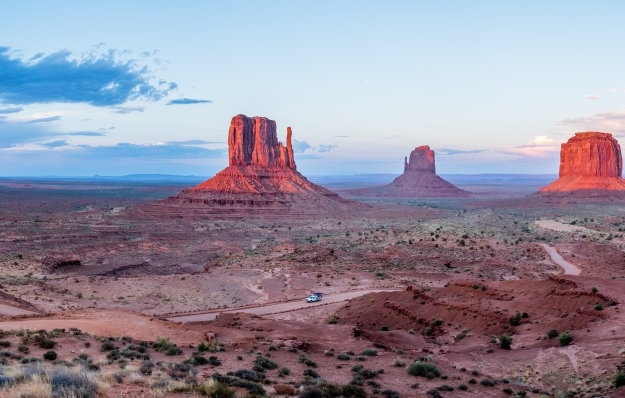
#> input picture original_images/src_left.jpg, 1250 x 796 px, found by its file name (shown at 1/2 size)
$ python stitch_orb_flann_lsh.py
#> lines starting #> are read from the running program, lines starting #| are printed output that depends on the picture; after the words box and inside, x2 and y2 are one past the last pixel; in counts of white or black regions, pixels touching at a corner belong together
"""
Panorama Stitching using ORB Feature Detection and FLANN-based Matching with LSH
=================================================================================
This script stitches two images (src_left.jpg and src_right.jpg) into a panorama
using ORB feature detection, FLANN matching with LSH (Locality-Sensitive Hashing)
for binary descriptors, and homography-based warping.

KEY DIFFERENCE from BF version: Uses FLANN with LSH index instead of Brute-Force
matcher. FLANN is faster for large descriptor sets due to approximate nearest
neighbor search using hashing.
"""

import cv2
import numpy as np
import os
import sys


def detect_orb(image, nfeatures=4000):
    """
    Detect and compute ORB features from an image.
    (Same as BF version - no changes)

    Args:
        image: Input image (grayscale or BGR)
        nfeatures: Maximum number of features to detect (default: 4000)

    Returns:
        kp: List of keypoints
        des: Descriptor array (None if no features found)
    """
    orb = cv2.ORB_create(nfeatures=nfeatures)
    kp, des = orb.detectAndCompute(image, None)

    if des is None:
        print(f"Warning: No features detected in image")
        return kp, None

    # Ensure descriptors are uint8 (required for FLANN LSH)
    # ORB already returns uint8, but we assert/cast to be safe
    if des.dtype != np.uint8:
        print(f"Warning: Descriptors are {des.dtype}, converting to uint8")
        des = des.astype(np.uint8)

    return kp, des


def match_flann_lsh(des_left, des_right, ratio_threshold=0.75, min_matches=10):
    """
    Match descriptors using FLANN matcher with LSH (Locality-Sensitive Hashing).

    KEY CHANGE from BF version: Uses cv2.FlannBasedMatcher with LSH index params
    instead of cv2.BFMatcher. FLANN uses approximate nearest neighbor search,
    which is faster for large descriptor sets.

    Args:
        des_left: Descriptors from left image (must be uint8)
        des_right: Descriptors from right image (must be uint8)
        ratio_threshold: Lowe's ratio test threshold (default: 0.75)
        min_matches: Minimum number of matches required (default: 10)

    Returns:
        good_matches: List of good matches (DMatch objects) after ratio test
    """
    # Ensure descriptors are uint8 (required for FLANN LSH)
    if des_left.dtype != np.uint8:
        des_left = des_left.astype(np.uint8)
    if des_right.dtype != np.uint8:
        des_right = des_right.astype(np.uint8)

    # FLANN parameters for ORB binary descriptors (LSH index)
    # FLANN_INDEX_LSH = 6 for binary descriptors like ORB
    FLANN_INDEX_LSH = 6
    index_params = dict(
        algorithm=FLANN_INDEX_LSH,
        table_number=12,      # Number of hash tables (typical range: 6-20)
        key_size=20,          # Size of hash key (typical range: 10-30)
        multi_probe_level=2   # Multi-probe level for better accuracy (range: 1-2)
    )
    search_params = dict(checks=50)  # Number of times tree is traversed (higher = more accurate but slower)

    # Initialize FLANN matcher with LSH parameters
    flann = cv2.FlannBasedMatcher(index_params, search_params)

    try:
        # Use knnMatch with k=2 for Lowe's ratio test
        knn_matches = flann.knnMatch(des_left, des_right, k=2)

        # Apply Lowe's ratio test to filter good matches
        good_matches = []
        for match_pair in knn_matches:
            if len(match_pair) == 2:
                m, n = match_pair
                # Keep match if distance is significantly smaller than second best
                if m.distance < ratio_threshold * n.distance:
                    good_matches.append(m)

        # If we have enough matches, return them
        if len(good_matches) >= min_matches:
            print(f"Found {len(good_matches)} good matches using FLANN (LSH) + ratio test (threshold={ratio_threshold})")
            return good_matches

        print(f"Only {len(good_matches)} matches found with ratio={ratio_threshold}. Trying relaxed threshold...")

        # Fallback: Try slightly higher ratio threshold (0.8-0.85) if too few matches
        if ratio_threshold < 0.85:
            relaxed_threshold = min(0.85, ratio_threshold + 0.05)
            good_matches = []
            for match_pair in knn_matches:
                if len(match_pair) == 2:
                    m, n = match_pair
                    if m.distance < relaxed_threshold * n.distance:
                        good_matches.append(m)

            if len(good_matches) >= min_matches:
                print(f"Found {len(good_matches)} matches using relaxed ratio threshold={relaxed_threshold}")
                return good_matches

        # If still too few, try increasing search checks
        if len(good_matches) < min_matches:
            print(f"Still only {len(good_matches)} matches. Trying increased search checks...")
            search_params_increased = dict(checks=100)  # Increase from 50 to 100
            flann_increased = cv2.FlannBasedMatcher(index_params, search_params_increased)
            knn_matches = flann_increased.knnMatch(des_left, des_right, k=2)

            good_matches = []
            for match_pair in knn_matches:
                if len(match_pair) == 2:
                    m, n = match_pair
                    if m.distance < ratio_threshold * n.distance:
                        good_matches.append(m)

            print(f"After increased checks: Found {len(good_matches)} matches")
            return good_matches

    except cv2.error as e:
        print(f"FLANN matching failed: {e}")
        raise

    return good_matches


def compute_homography(kp_left, kp_right, matches, ransac_threshold=5.0):
    """
    Compute homography matrix using RANSAC.
    (Same as BF version - no changes)

    Args:
        kp_left: Keypoints from left image
        kp_right: Keypoints from right image
        matches: List of good matches
        ransac_threshold: RANSAC reprojection threshold (default: 5.0 pixels)

    Returns:
        H: Homography matrix (3x3) or None if failed
        mask: Inlier mask (1D array where 1 indicates inlier)
        inlier_count: Number of inliers
    """
    if len(matches) < 4:
        print(f"Error: Need at least 4 matches to compute homography, got {len(matches)}")
        return None, None, 0

    # Extract matching points from keypoints using match indices
    left_pts = np.float32([kp_left[m.queryIdx].pt for m in matches]).reshape(-1, 1, 2)
    right_pts = np.float32([kp_right[m.trainIdx].pt for m in matches]).reshape(-1, 1, 2)

    # Compute homography using RANSAC for robust estimation
    # Maps right_pts -> left_pts (warping right image to left image's frame)
    H, mask = cv2.findHomography(
        right_pts, left_pts,
        cv2.RANSAC,
        ransac_threshold
    )

    if H is None:
        print("Error: Homography computation failed")
        return None, None, 0

    inlier_count = np.sum(mask)
    print(f"Homography computed with {inlier_count}/{len(matches)} inliers (RANSAC threshold={ransac_threshold})")

    # Validate homography quality
    if inlier_count < 10:
        print(f"Warning: Very few inliers ({inlier_count}). Homography may be unreliable.")

    return H, mask, inlier_count


def warp_and_compose(left, right, H, blend=True):
    """
    Warp the right image and compose with the left image.
    (Same as BF version - no changes)

    Args:
        left: Left image
        right: Right image
        H: Homography matrix (3x3) mapping right -> left
        blend: Whether to apply feathering blend in overlap region

    Returns:
        result: Stitched panorama image
    """
    h_left, w_left = left.shape[:2]
    h_right, w_right = right.shape[:2]

    # Calculate canvas size: width = left.width + right.width, height = max of heights
    canvas_w = w_left + w_right
    canvas_h = max(h_left, h_right)

    # Warp the right image into the left image's frame using homography
    warped_right = cv2.warpPerspective(right, H, (canvas_w, canvas_h))

    # Create result canvas - start with warped right image
    result = warped_right.copy()

    # Create mask for left image region
    left_mask = np.zeros((canvas_h, canvas_w), dtype=np.uint8)
    left_mask[0:h_left, 0:w_left] = 255

    # Create mask for warped right image (non-black pixels)
    warped_gray = cv2.cvtColor(warped_right, cv2.COLOR_BGR2GRAY) if len(warped_right.shape) == 3 else warped_right
    warped_mask = (warped_gray > 10).astype(np.uint8) * 255  # Threshold to ignore near-black

    # Find overlap region where both images have content
    overlap = cv2.bitwise_and(left_mask, warped_mask)

    if blend and np.any(overlap):
        # Simple blending: equal weights (50/50) in overlap region
        result_float = result.astype(np.float32)
        left_padded = np.zeros((canvas_h, canvas_w, 3), dtype=np.float32)
        left_padded[0:h_left, 0:w_left] = left.astype(np.float32)

        # Blend only in overlap region
        overlap_mask_3d = overlap[:, :, np.newaxis] / 255.0
        result_float = result_float * (1 - overlap_mask_3d * 0.5) + left_padded * (overlap_mask_3d * 0.5)

        # Non-overlap regions: left image takes precedence in its region
        non_overlap_left = cv2.bitwise_and(left_mask, cv2.bitwise_not(overlap))
        non_overlap_mask_3d = non_overlap_left[:, :, np.newaxis] / 255.0
        result_float = result_float * (1 - non_overlap_mask_3d) + left_padded * non_overlap_mask_3d

        result = result_float.astype(np.uint8)
    else:
        # No blending: simple paste (left image takes precedence in its region)
        result[0:h_left, 0:w_left] = left

    return result


def auto_crop(image):
    """
    Automatically crop black borders from the stitched image.
    (Same as BF version - no changes)

    Finds the bounding box of non-black pixels and crops to that region.

    Args:
        image: Input image with potential black borders

    Returns:
        cropped: Cropped image with black borders removed
    """
    # Convert to grayscale if needed
    if len(image.shape) == 3:
        gray = cv2.cvtColor(image, cv2.COLOR_BGR2GRAY)
    else:
        gray = image.copy()

    # Find non-black pixels (threshold > 10 to account for near-black pixels)
    non_black = np.where(gray > 10)

    if len(non_black[0]) == 0:
        print("Warning: Image appears to be all black, returning original")
        return image

    # Get bounding box of non-black region
    y_min, y_max = non_black[0].min(), non_black[0].max()
    x_min, x_max = non_black[1].min(), non_black[1].max()

    # Crop with small padding to avoid cutting off edges
    padding = 5
    y_min = max(0, y_min - padding)
    y_max = min(image.shape[0], y_max + padding)
    x_min = max(0, x_min - padding)
    x_max = min(image.shape[1], x_max + padding)

    cropped = image[y_min:y_max, x_min:x_max]

    print(f"Auto-cropped: ({x_min}, {y_min}) to ({x_max}, {y_max})")
    return cropped


def draw_keypoints(image, keypoints):
    """
    Draw keypoints on an image for visualization.
    (Same as BF version - no changes)

    Args:
        image: Input image
        keypoints: List of keypoints

    Returns:
        vis: Visualization image with keypoints drawn
    """
    vis = cv2.drawKeypoints(
        image, keypoints, None,
        color=(0, 255, 0),
        flags=cv2.DRAW_MATCHES_FLAGS_DRAW_RICH_KEYPOINTS
    )
    return vis


def draw_matches(left, kp_left, right, kp_right, matches, max_matches=50):
    """
    Draw matches between two images for visualization.
    (Same as BF version - no changes)

    Args:
        left: Left image
        kp_left: Left keypoints
        right: Right image
        kp_right: Right keypoints
        matches: List of matches (DMatch objects)
        max_matches: Maximum number of matches to draw (default: 50)

    Returns:
        vis: Visualization image with matches drawn
    """
    # Draw top N matches
    matches_to_draw = matches[:min(len(matches), max_matches)]

    vis = cv2.drawMatches(
        left, kp_left,
        right, kp_right,
        matches_to_draw,
        None,
        flags=cv2.DrawMatchesFlags_NOT_DRAW_SINGLE_POINTS
    )
    return vis


def save_visualizations(left, right, kp_left, kp_right, matches, warped, result, cropped):
    """
    Save intermediate and final results as separate PNG files.
    (Same as BF version - saves as separate PNGs instead of matplotlib figure)

    Args:
        left: Left input image
        right: Right input image
        kp_left: Left keypoints
        kp_right: Right keypoints
        matches: Good matches
        warped: Warped right image
        result: Stitched result before cropping
        cropped: Final cropped result
    """
    # Left image with keypoints
    left_kp = draw_keypoints(left, kp_left)
    cv2.imwrite("01_left_keypoints.png", left_kp)
    print(f"Saved: 01_left_keypoints.png ({len(kp_left)} keypoints)")

    # Right image with keypoints
    right_kp = draw_keypoints(right, kp_right)
    cv2.imwrite("02_right_keypoints.png", right_kp)
    print(f"Saved: 02_right_keypoints.png ({len(kp_right)} keypoints)")

    # Matches
    matches_vis = draw_matches(left, kp_left, right, kp_right, matches, max_matches=50)
    cv2.imwrite("03_matches.png", matches_vis)
    print(f"Saved: 03_matches.png ({len(matches)} good matches)")

    # Warped right image
    cv2.imwrite("04_warped_right.png", warped)
    print("Saved: 04_warped_right.png")

    # Stitched result (before cropping)
    cv2.imwrite("05_stitched_before_crop.png", result)
    print("Saved: 05_stitched_before_crop.png")

    # Final cropped result
    cv2.imwrite("06_final_panorama.png", cropped)
    print("Saved: 06_final_panorama.png")


def main():
    """
    Main function to execute panorama stitching pipeline using FLANN (LSH) matching.

    Pipeline:
    1. Load images (src_left.jpg, src_right.jpg)
    2. Detect ORB features
    3. Match features using FLANN with LSH
    4. Compute homography with RANSAC
    5. Warp and compose images
    6. Auto-crop black borders
    7. Save results and visualizations
    """
    # Image file paths
    left_path = "src_left.jpg"
    right_path = "src_right.jpg"

    # Check if images exist
    if not os.path.exists(left_path):
        print(f"Error: {left_path} not found!")
        sys.exit(1)

    if not os.path.exists(right_path):
        print(f"Error: {right_path} not found!")
        sys.exit(1)

    # Load images
    print("Loading images...")
    left = cv2.imread(left_path)
#> left is the input picture: shape (796, 1250, 3); mean B, G, R 157.1, 141.7, 146.9
    right = cv2.imread(right_path)
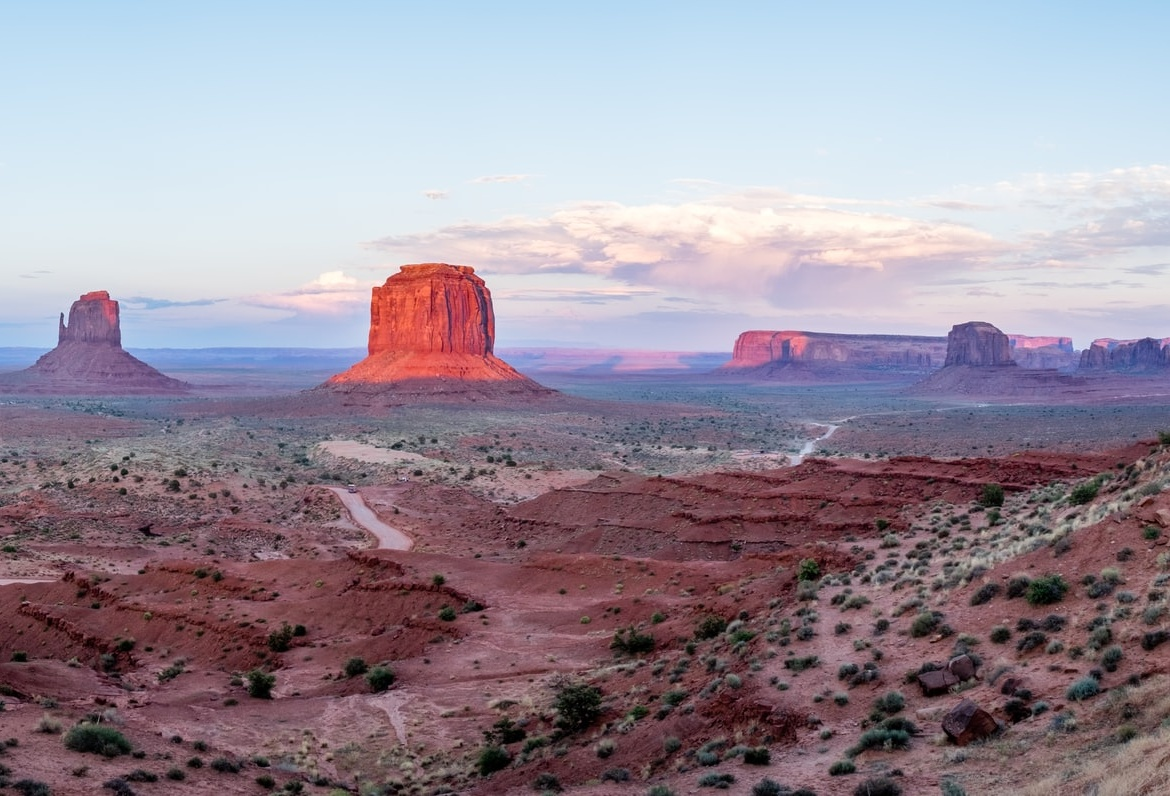
#> input picture original_images/src_right.jpg, 1170 x 796 px, found by its file name
#> right is the input picture: shape (796, 1170, 3); mean B, G, R 155.1, 142.7, 153.4

    if left is None:
        print(f"Error: Could not load {left_path}")
        sys.exit(1)

    if right is None:
        print(f"Error: Could not load {right_path}")
        sys.exit(1)

    print(f"Left image shape: {left.shape}")
#| Left image shape: (796, 1250, 3)
    print(f"Right image shape: {right.shape}")
#| Right image shape: (796, 1170, 3)

    # Detect ORB features (same as BF version)
    print("\nDetecting ORB features...")
    kp_left, des_left = detect_orb(left, nfeatures=4000)
#> in detect_orb, `kp, des = orb.detectAndCompute(image, None)`: kp = 4000 keypoints; strongest (x, y, size): (623, 600, 31), (619, 599, 37.2), (627, 596, 31), (580, 255, 31)
#> kp_left has the same summary as kp in detect_orb
    kp_right, des_right = detect_orb(right, nfeatures=4000)
#> in detect_orb (call 2), `kp, des = orb.detectAndCompute(image, None)`: kp = 4000 keypoints; strongest (x, y, size): (399, 270, 31), (484, 282, 31), (401, 267, 31), (485, 285, 31)
#> kp_right has the same summary as kp in detect_orb

    if des_left is None or des_right is None:
        print("Error: Failed to detect features in one or both images")
        sys.exit(1)

    print(f"Left: {len(kp_left)} keypoints, descriptors shape: {des_left.shape}, dtype: {des_left.dtype}")
#| Left: 4000 keypoints, descriptors shape: (4000, 32), dtype: uint8
    print(f"Right: {len(kp_right)} keypoints, descriptors shape: {des_right.shape}, dtype: {des_right.dtype}")
#| Right: 4000 keypoints, descriptors shape: (4000, 32), dtype: uint8

    # Match features using FLANN with LSH (KEY DIFFERENCE from BF version)
    print("\nMatching features using FLANN (LSH)...")
    matches = match_flann_lsh(des_left, des_right, ratio_threshold=0.75, min_matches=10)
#> in match_flann_lsh, `knn_matches = flann.knnMatch(des_left, des_right, k=2)`: knn_matches = 4000 matches
#> after the loop in match_flann_lsh, `for match_pair in knn_matches:`: good_matches = 1039 matches
#| Found 1039 good matches using FLANN (LSH) + ratio test (threshold=0.75)
#> matches = 1039 matches

    if len(matches) < 4:
        print(f"Error: Too few matches ({len(matches)}). Need at least 4 for homography.")
        sys.exit(1)

    # Compute homography with RANSAC (same as BF version)
    print("\nComputing homography with RANSAC...")
    H, mask, inlier_count = compute_homography(kp_left, kp_right, matches, ransac_threshold=5.0)
#> in compute_homography, `left_pts = np.float32([kp_left[m.queryIdx].pt for m in matches]).resha..`: left_pts = 1039 rows, first 8: [1143, 447], [871, 471], [1157, 480], [941, 480], [873, 470], [1077, 760], [863, 470], [987, 471]
#> in compute_homography, `right_pts = np.float32([kp_right[m.trainIdx].pt for m in matches]).res..`: right_pts = 1039 rows, first 8: [393, 447], [121, 471], [407, 480], [191, 480], [123, 470], [327, 760], [113, 470], [236, 470]
#> in compute_homography, `H, mask = cv2.findHomography( right_pts, left_pts, cv2.RANSAC, ransac_..`: H = [[1, 0.000877, 749.9], [0.000495, 1, -0.447], [3.98e-07, 6.72e-07, 1]]; mask = 1039 values, max 1 at index 0, min 0 at index 132, mean 0.981
#> in compute_homography, `inlier_count = np.sum(mask)`: inlier_count = 1019
#| Homography computed with 1019/1039 inliers (RANSAC threshold=5.0)
#> inlier_count = 1019

    if H is None:
        print("Error: Homography computation failed")
        sys.exit(1)

    print(f"Homography matrix:\n{H}")
#| Homography matrix:
#| [[ 1.00064002e+00  8.77007459e-04  7.49915178e+02]
#|  [ 4.94845346e-04  1.00102868e+00 -4.47440353e-01]
#|  [ 3.97553108e-07  6.71532190e-07  1.00000000e+00]]

    # Warp and compose images (same as BF version)
    print("\nWarping and compositing images...")
    h_right, w_right = right.shape[:2]
    canvas_w = left.shape[1] + w_right
    canvas_h = max(left.shape[0], right.shape[0])

    warped = cv2.warpPerspective(right, H, (canvas_w, canvas_h))
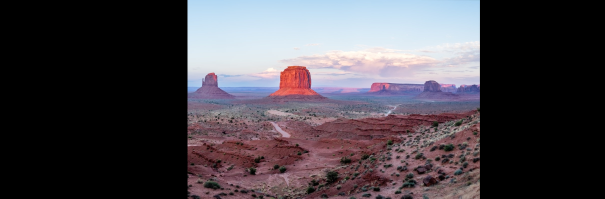
#> warped: shape (796, 2420, 3) (shown at 1/4 size); mean B, G, R 75, 68.9, 74.1
    result = warp_and_compose(left, right, H, blend=True)
#> in warp_and_compose, `warped_gray = cv2.cvtColor(warped_right, cv2.COLOR_BGR2GRAY) if len(wa..`:
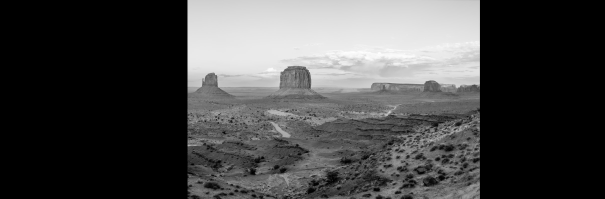
#> warped_gray: shape (796, 2420) (shown at 1/4 size); min 0, max 254, mean 71.2
#> in warp_and_compose, `warped_mask = (warped_gray > 10).astype(np.uint8) * 255`:
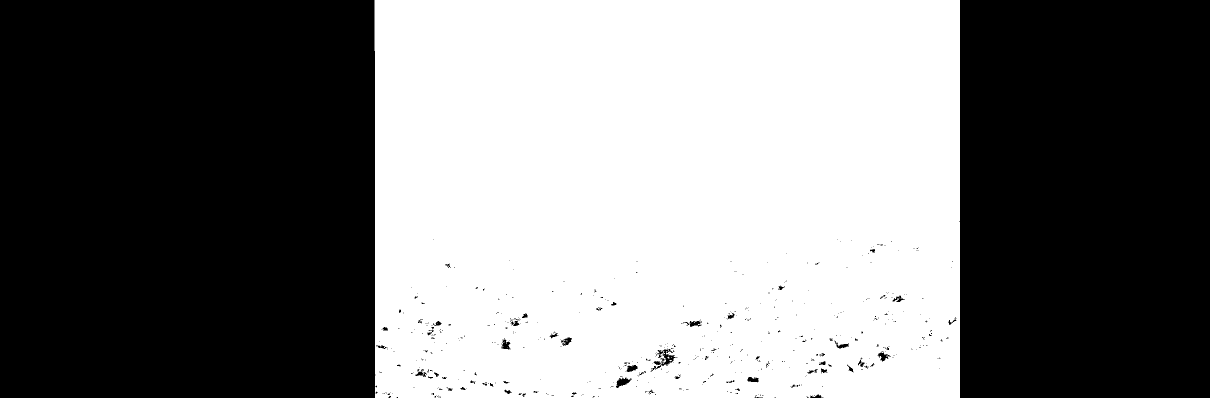
#> warped_mask: shape (796, 2420) (shown at 1/2 size); 48% white; 18 white regions (17 under 20 px), largest, box (x1, y1, x2, y2) and area: (749, 0, 1920, 796) 924997
#> in warp_and_compose, `overlap = cv2.bitwise_and(left_mask, warped_mask)`:
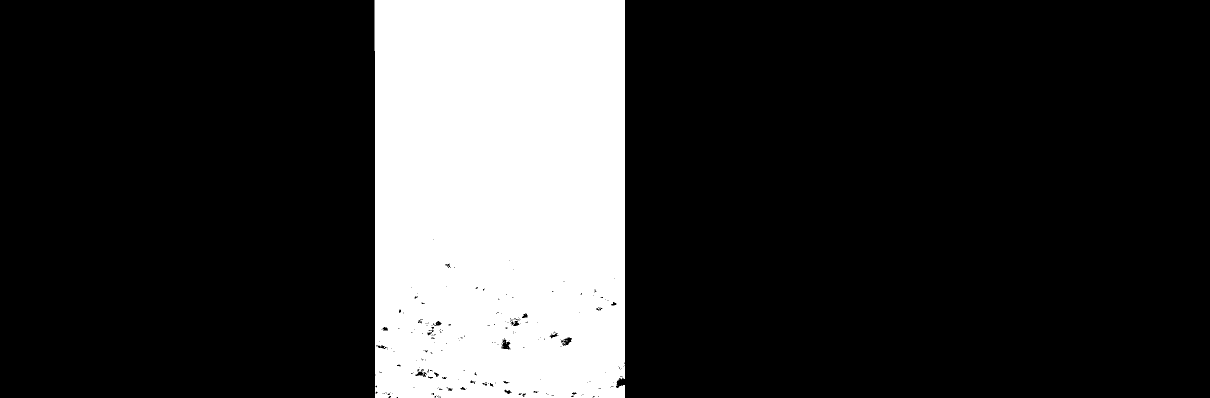
#> overlap: shape (796, 2420) (shown at 1/2 size); 20.5% white; 8 white regions (7 under 20 px), largest, box (x1, y1, x2, y2) and area: (749, 0, 1250, 796) 395595
#> (the rest of the program and of its run is left out)
